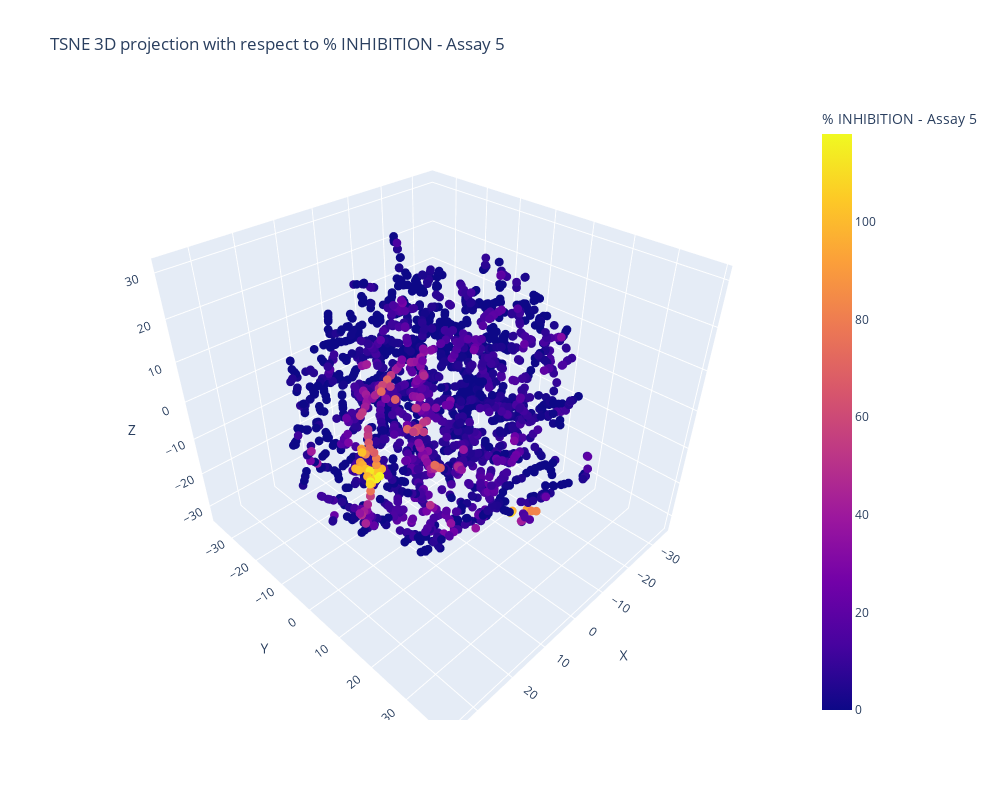

Notebook code for this chart:
### Code cell
plot_projection_3d(projections_3d, feature=FEATURE, projection='tsne')

### Figure 1 — Plotly figure (JSON) as saved in the notebook; plotly's stock layout.template omitted (floating-point values rounded to 4 significant figures; data arrays with more than 128 entries replaced by an {"elided": "..."} marker saying what was removed)
{"data": [{"hovertemplate": "X=%{x}<br>Y=%{y}<br>Z=%{z}<br>% INHIBITION - Assay 5=%{marker.color}<extra></extra>", "legendgroup": "", "marker": {"color": {"elided": "2456 float values"}, "coloraxis": "coloraxis", "size": 3, "symbol": "circle"}, "mode": "markers", "name": "", "scene": "scene", "showlegend": false, "type": "scatter3d", "x": {"elided": "2456 float values"}, "y": {"elided": "2456 float values"}, "z": {"elided": "2456 float values"}}], "layout": {"coloraxis": {"cmax": 118.0, "cmin": 0, "colorbar": {"title": {"text": "% INHIBITION - Assay 5"}}, "colorscale": [[0, "#0d0887"], [0.1111, "#46039f"], [0.2222, "#7201a8"], [0.3333, "#9c179e"], [0.4444, "#bd3786"], [0.5556, "#d8576b"], [0.6667, "#ed7953"], [0.7778, "#fb9f3a"], [0.8889, "#fdca26"], [1, "#f0f921"]]}, "height": 800, "legend": {"tracegroupgap": 0}, "scene": {"domain": {"x": [0, 1], "y": [0, 1]}, "xaxis": {"title": {"text": "X"}}, "yaxis": {"title": {"text": "Y"}}, "zaxis": {"title": {"text": "Z"}}}, "title": {"text": "TSNE 3D projection with respect to % INHIBITION - Assay 5"}, "width": 1000}}
